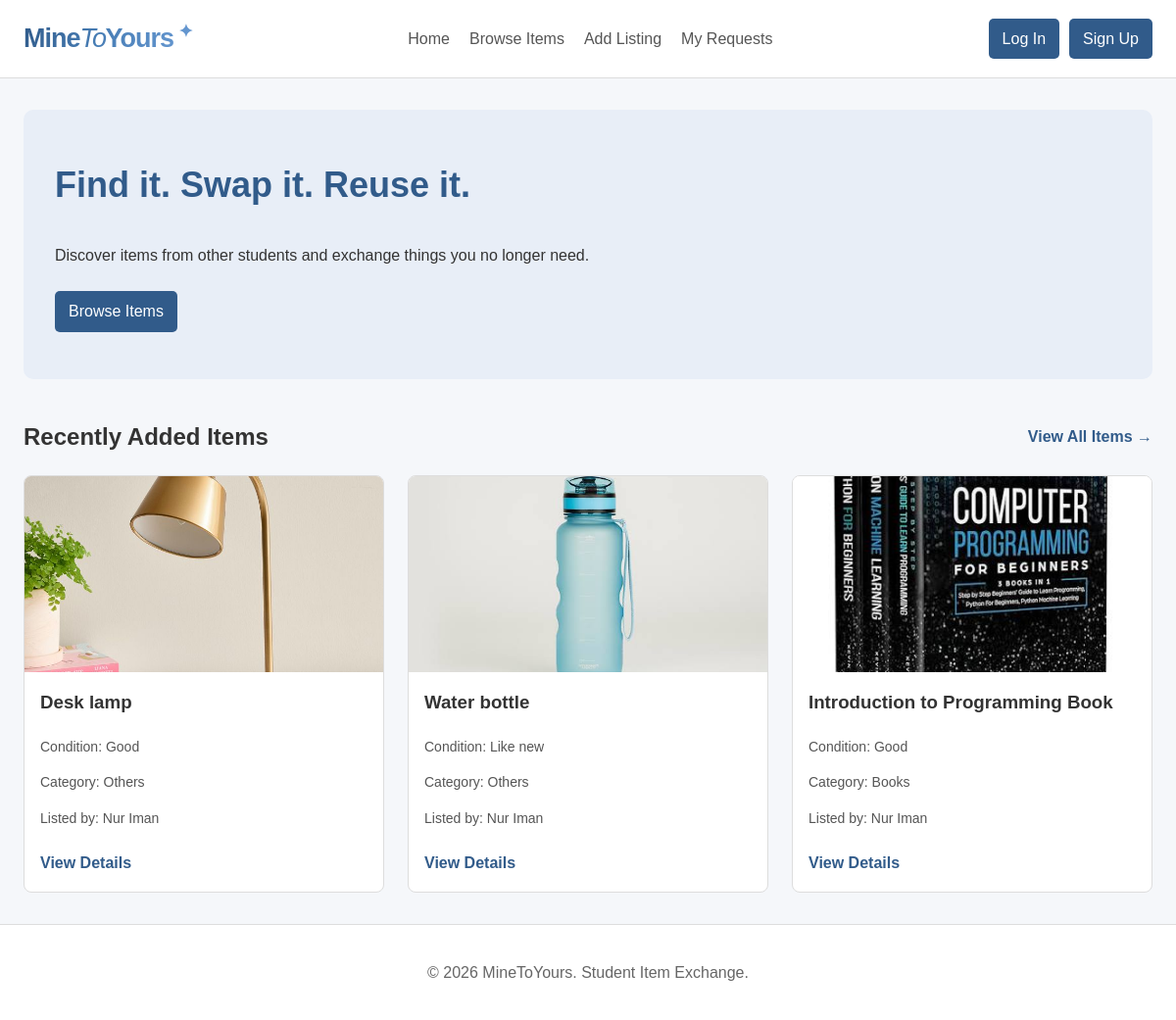
The page / on the database its author committed.
### tables this page shows
CREATE TABLE `listings` (
  `listing_id` int(11) NOT NULL,
  `user_id` int(11) NOT NULL,
  `category_id` int(11) NOT NULL,
  `title` varchar(100) NOT NULL,
  `item_condition` varchar(30) NOT NULL,
  `description` text NOT NULL,
  `image_path` varchar(255) DEFAULT NULL,
  `created_at` datetime NOT NULL DEFAULT current_timestamp(),
  `listing_status` enum('Available','Reserved','Swapped') NOT NULL DEFAULT 'Available'
);

CREATE TABLE `categories` (
  `category_id` int(11) NOT NULL,
  `category_name` varchar(50) NOT NULL
);

CREATE TABLE `users` (
  `user_id` int(11) NOT NULL,
  `full_name` varchar(100) NOT NULL,
  `student_id` varchar(30) NOT NULL,
  `email` varchar(100) NOT NULL,
  `password` varchar(255) NOT NULL,
  `role` varchar(20) NOT NULL DEFAULT 'user'
);

### index.php (the view, shortened to what this page needs)
<?php
require_once "includes/db.php";
include "includes/header.php";
$sql = "SELECT
            listings.listing_id,
            listings.title,
            listings.item_condition,
            listings.image_path,
            categories.category_name,
            users.full_name
        FROM listings
        INNER JOIN categories
            ON listings.category_id = categories.category_id
        INNER JOIN users
            ON listings.user_id = users.user_id
        WHERE listings.listing_status = 'Available'
        ORDER BY listings.created_at DESC
        LIMIT 3";
$result = $conn->query($sql);
?>
<section class="hero">
    <h1>Find it. Swap it. Reuse it.</h1>
    <p> Discover items from other students and exchange things you no longer need. </p>
    <a href="browse_items.php" class="account-button"> Browse Items </a>
</section>
<section class="recent-listings">
        <div class="section-heading">
            <h2>Recently Added Items</h2>
            <a href="browse_items.php">View All Items &rarr;</a>
        </div>
        <div class="item-grid">
            <?php if($result && $result->num_rows > 0): ?>
                <?php while ($item = $result->fetch_assoc()): ?>
                    <article class="item-card">
                        <?php if (!empty($item["image_path"])): ?>
                            <img src="<?php echo htmlspecialchars($item["image_path"]); ?>"
                            alt="<?php echo htmlspecialchars($item["title"]); ?>">
                        <?php else: ?>
                            <div class="item-placeholder">
                                No image available
                            </div>
                        <?php endif; ?>
                        <div class="item-card-content">
                            <h3><?php echo htmlspecialchars($item["title"]); ?></h3>
                            <p>Condition: <?php echo htmlspecialchars($item["item_condition"]); ?></p>
                            <p>Category: <?php echo htmlspecialchars($item["category_name"]); ?></p>
                            <p>Listed by: <?php echo htmlspecialchars($item["full_name"]); ?></p>
                            <a href="item_details.php?id=<?php echo (int) $item["listing_id"]; ?>" class="view-details">View Details</a>
                        </div>
                    </article>
                <?php endwhile; ?>
            <?php else: ?>
                <p>No listings available yet. Check back later!</p>
            <?php endif; ?>
        </div>
</section>
<?php include "includes/footer.php"; ?>

### includes/header.php (shortened to what this page needs)
<?php
$currentPage = basename($_SERVER["PHP_SELF"]);
?>
<!DOCTYPE html>
<html lang="en">
<head>
    <link rel="stylesheet" href="assets/css/style.css">
</head>
<body>
<header class="site-header">
    <div class="header-container">
        <a class="logo" href="index.php">
            <span class="logo-text">Mine<span class="logo-to">To</span>Yours</span>
            <span class="logo-sparkle">✦</span>
        </a>
        <nav class="main-nav">
            <a href="index.php" class="<?php echo $currentPage === 'index.php' ? 'active' : '';?>">Home</a>
            <a href="browse_items.php" class="<?php echo $currentPage === 'browse_items.php' ? 'active' : '';?>">Browse Items</a>
            <a href="add_listing.php" class="<?php echo $currentPage === 'add_listing.php' ? 'active' : '';?>">Add Listing</a>
            <a href="my_requests.php" class="<?php echo $currentPage === 'my_requests.php' ? 'active' : '';?>">My Requests</a>
        </nav>
        <?php if (isset($_SESSION["user_id"])): ?>
            <div class="account-links">
                <span>
                    Hello,
                    <?php echo htmlspecialchars($_SESSION["full_name"] ?? "User"); ?>
                </span>
                <a href="logout.php" class="account-button">
                    Log Out
                </a>
            </div>
        <?php else: ?>
            <div class="account-links">
                <a href="login.php" class="account-button">
                    Log In
                </a>
                <a href="register.php" class="account-button">
                    Sign Up
                </a>
            </div>
        <?php endif; ?>
    </div>
</header>
<main class="page-container">

### includes/footer.php
</main>
<footer class="site-footer">
    <p>&copy; <?php echo date("Y"); ?> MineToYours. Student Item Exchange.</p>
</footer>
</body>
</html>

### assets/css/style.css (style rules this page uses)
html { overflow-y: scroll; }
* { box-sizing: border-box; }
body { margin: 0; font-family: Arial, sans-serif; color: #333333; background-color: #f5f7fa; line-height: 1.6; min-height: 100vh; display: flex; flex-direction: column; }
a { color: inherit; text-decoration: none; }
.site-header { background-color: #ffffff; border-bottom: 1px solid #dddddd; }
.header-container { max-width: 1200px; margin: 0 auto; padding: 18px 24px; display: flex; align-items: center; justify-content: space-between; gap: 24px; flex-wrap: wrap; }
.logo { display: inline-flex; align-items: center; gap: 5px; text-decoration: none; font-size: 27px; font-weight: 800; letter-spacing: -1px; transition: transform 0.25s ease; }
.logo-text { background: linear-gradient(110deg, #315b8a, #477db5, #6496cf); -webkit-background-clip: text; background-clip: text; -webkit-text-fill-color: transparent; }
.logo-to { font-weight: 500; font-style: italic; letter-spacing: -1.5px; }
.logo-sparkle { font-size: 18px; color: #6496cf; transform: translateY(-7px); transition: transform 0.3s ease; }
.main-nav { display: flex; gap: 20px; flex-wrap: wrap; }
.main-nav a { padding: 6px 0; color: #555555; }
.account-links { display: flex; align-items: center; gap: 10px; flex-wrap: wrap; }
.account-button { display: inline-block; padding: 8px 14px; background-color: #315b8a; color: #ffffff; border-radius: 5px; }
.page-container { width: 100%; max-width: 1200px; flex: 1; margin: 0 auto; padding: 32px 24px; min-height: 60vh; }
.site-footer { padding: 20px; background-color: #ffffff; border-top: 1px solid #dddddd; text-align: center; color: #666666; }
.hero { background-color: #e8eef7; padding: 48px 32px; border-radius: 10px; margin-bottom: 40px; }
.hero h1 { color: #315b8a; font-size: 36px; margin-top: 0; }
.hero p { max-width: 600px; margin-bottom: 24px; }
.section-heading { display: flex; justify-content: space-between; align-items: center; gap: 16px; margin-bottom: 20px; }
.section-heading h2 { margin: 0; }
.section-heading a, .view-details { color: #315b8a; font-weight: bold; }
.item-grid { display: grid; grid-template-columns: repeat(3, minmax(0, 1fr)); gap: 24px; }
.item-card { background-color: #ffffff; border: 1px solid #dddddd; border-radius: 8px; overflow: hidden; }
.item-card img, .item-placeholder { width: 100%; height: 200px; }
.item-card img { display: block; object-fit: cover; }
.item-card-content { padding: 16px; }
.item-card-content h3 { margin-top: 0; }
.item-card-content p { font-size: 14px; color: #555555; }
.view-details { display: inline-block; margin-top: 8px; }

### rows shown on the page
listings: image_path (picture), title "Desk lamp", item_condition "Good", category.category_name "Others", user.full_name "Nur Iman"
listings: image_path (picture), title "Water bottle", item_condition "Like new", category.category_name "Others", user.full_name "Nur Iman"
listings: image_path (picture), title "Introduction to Programming Book", item_condition "Good", category.category_name "Books", user.full_name "Nur Iman"
